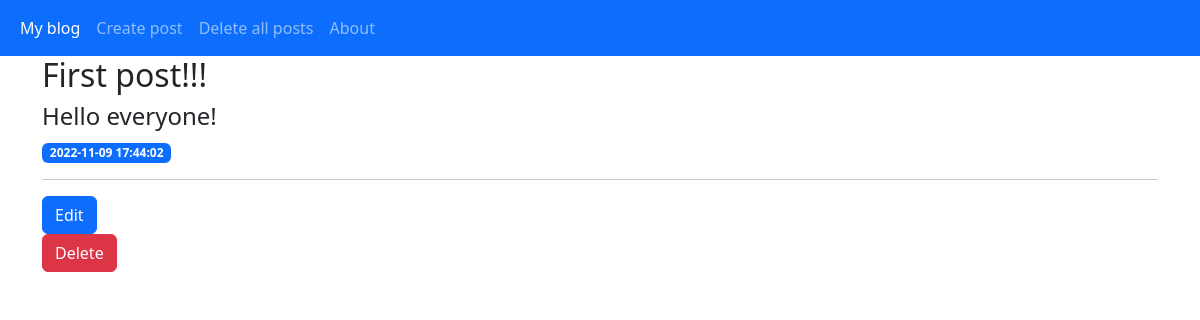
/1, run on an earlier commit of the app's database.
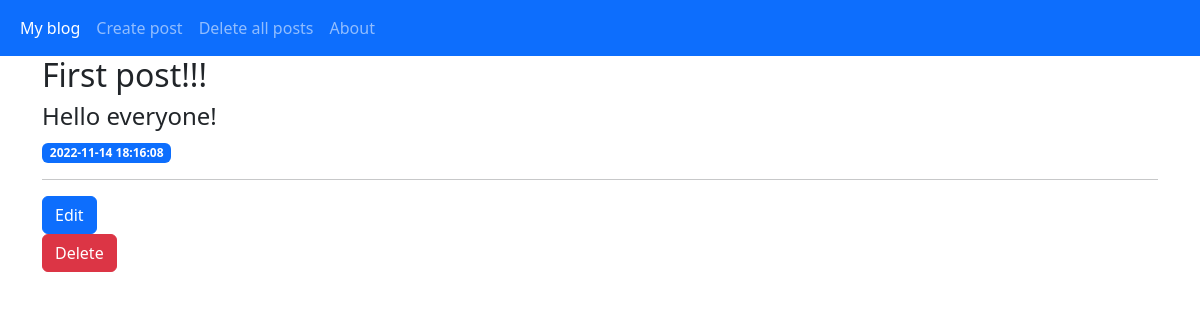
And on a later commit of the database.
### tables this page shows
CREATE TABLE posts (
    id INTEGER PRIMARY KEY AUTOINCREMENT,
    title TEXT NOT NULL,
    content TEXT NOT NULL,
    created TIMESTAMP NOT NULL DEFAULT CURRENT_TIMESTAMP
);

### main.py (the view)
@app.route('/<int:post_id>')
def post(post_id):
    post = get_post(post_id)
    return render_template('post.html', post=post)

### main.py (called while the page is built)
def get_db_connection():
    connection = sqlite3.connect('db_init/database.db')
    connection.row_factory = sqlite3.Row
    return connection

def get_post(post_id):
    connection = get_db_connection()
    post = connection.execute('SELECT * FROM posts WHERE id = ?', (post_id,)).fetchone()
    connection.close()
    return post

### templates/post.html (shortened to what this page needs)
{% extends 'base.html' %}
{% block content %}
    <h2>{{ post['title'] }}</h2>
    <h4>{{ post['content'] }}</h4>
    <span class="badge bg-primary">{{ post['created'] }}</span>
    <hr>
    <a type="button" class="btn btn-primary" href="{{ url_for('edit', post_id=post['id']) }}">Edit</a>
    <form action="{{ url_for('delete', post_id=post['id']) }}" method="post">
        <button type="submit" class="btn btn-danger"
                onclick="return confirm('Are you sure you want to delete this post?')">Delete</button>
    </form>
{% endblock %}

What changed in the data, as far as the page shows it:
changed posts "First post!!!": created "2022-11-09 17:44:02" → "2022-11-14 18:16:08"
